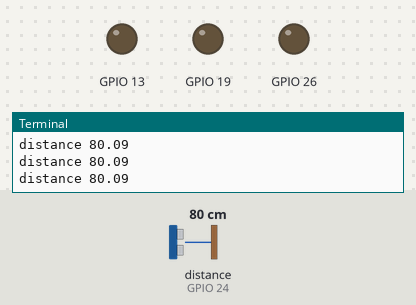
Simulated run of this program. Board: Raspberry Pi (BCM pin numbers). Parts: output pins drawn as LEDs (lit = HIGH), the last lines printed to the terminal. Inputs (shaded band) come from the test bench; at power-on: distance to the obstacle (sensor on GPIO 24) 80 cm. The echo pulse lasts 58.3 µs per cm; the clock reads 2024-03-15 10:24:30 at power-on unless the program sets it; pins used as bus, display or sensor lines are not drawn.

Above: at 1.2 s.
1.3 s: distance to the obstacle (sensor on GPIO 24) set to 33 cm
2.8 s: distance to the obstacle (sensor on GPIO 24) set to 26 cm
At 3.4 s:
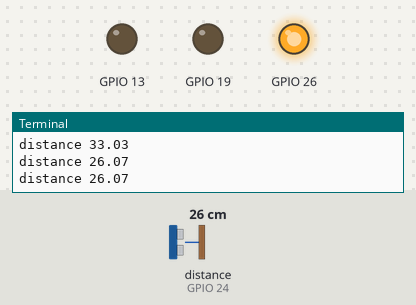
4.3 s: distance to the obstacle (sensor on GPIO 24) set to 22 cm
5.8 s: distance to the obstacle (sensor on GPIO 24) set to 17 cm
At 6.4 s:
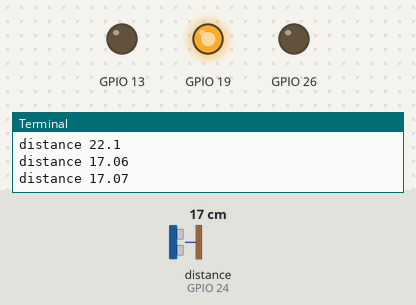
7.3 s: distance to the obstacle (sensor on GPIO 24) set to 11 cm
8.8 s: distance to the obstacle (sensor on GPIO 24) set to 8 cm
At 9.2 s:
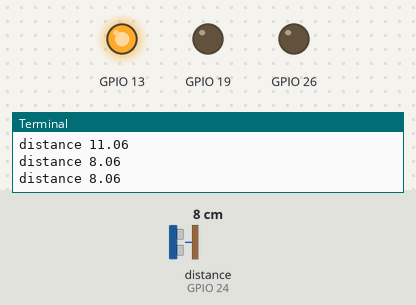
Timing chart, 0 to 11.3 s (numbered marks = the images above; inputs shaded):
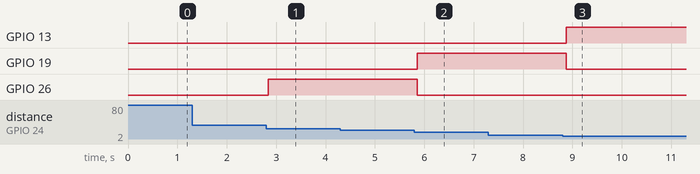

Measured:
- the behaviour switches between 30 and 29 cm on distance to the obstacle (sensor on GPIO 24) (found by bisection; images 0 and 1)
- the behaviour switches between 20 and 19 cm on distance to the obstacle (sensor on GPIO 24) (found by bisection; images 1 and 2)
- the behaviour switches between 10 and 9 cm on distance to the obstacle (sensor on GPIO 24) (found by bisection; images 2 and 3)
- after the input at 2.8 s, GPIO 26: LOW → HIGH at once
- after the input at 5.8 s, GPIO 19: LOW → HIGH after 0.06 s; GPIO 26: HIGH → LOW after 0.06 s
- after the input at 8.8 s, GPIO 13: LOW → HIGH after 0.07 s; GPIO 19: HIGH → LOW after 0.07 s

The program:

distance.py
```python
import RPi.GPIO as GPIO
import time

GPIO.setmode(GPIO.BCM)  # 设置模式
GPIO.setup(23,GPIO.OUT) # 输出 trig
GPIO.setup(24,GPIO.IN)  # 输入 echo
GPIO.setup(13,GPIO.OUT)
GPIO.setup(19,GPIO.OUT)
GPIO.setup(26,GPIO.OUT)


while True:
     pulse_start = 0
     pulse_stop = 0
     duration = 0
     distance = 0

     GPIO.output(23,GPIO.LOW)
     time.sleep(0.1)
     GPIO.output(23,GPIO.HIGH)
     time.sleep(0.000010)
     GPIO.output(23,GPIO.LOW)

     while GPIO.input(24)==0:
         pulse_start = time.time()

     while GPIO.input(24)==1:
         pulse_stop = time.time()

     duration = pulse_stop - pulse_start # 接收的脉冲时间

     distance = duration*17150.0    # 34300=Distance/Time
     distance = round(distance,2)
     if(distance < 10):
         GPIO.output(13,GPIO.HIGH)
         GPIO.output(19,GPIO.LOW)
         GPIO.output(26,GPIO.LOW)
     elif(distance < 20):
         GPIO.output(13,GPIO.LOW)
         GPIO.output(19,GPIO.HIGH)
         GPIO.output(26,GPIO.LOW)
     elif(distance < 30):
         GPIO.output(13,GPIO.LOW)
         GPIO.output(19,GPIO.LOW)
         GPIO.output(26,GPIO.HIGH)
     else:
         GPIO.output(13,GPIO.LOW)
         GPIO.output(19,GPIO.LOW)
         GPIO.output(26,GPIO.LOW)
     print ("distance " + str(distance))

     time.sleep(0.2)
```
